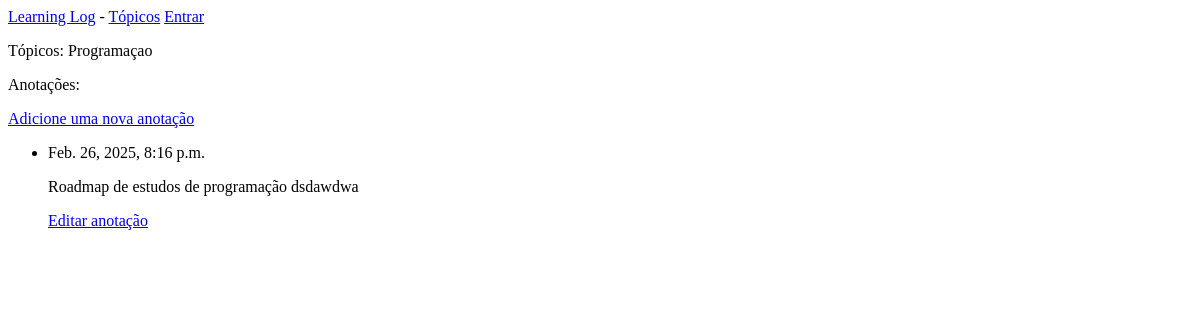
Page /topics/1/ on the earlier database version.
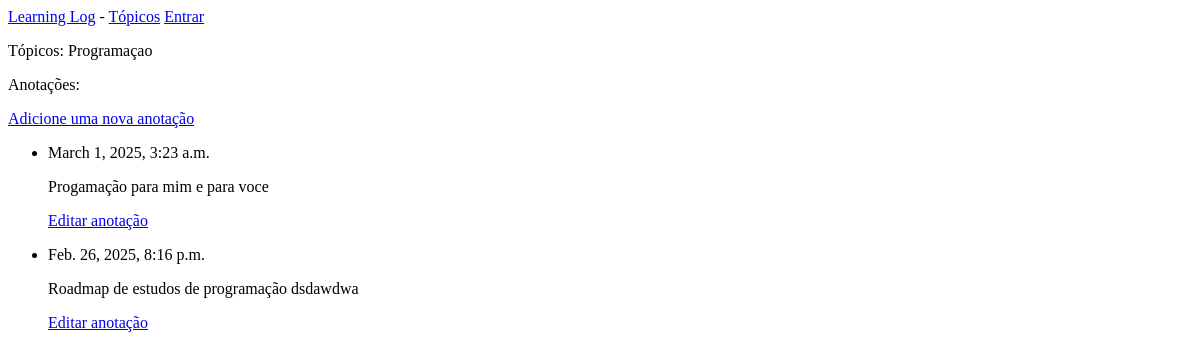
Same page on the later database version.
### learning_logs/models.py (models this page shows, shortened)
class Topic(models.Model):
    text =  models.CharField(max_length=200)
    date_added = models.DateTimeField(auto_now_add=True)
    def __str__(self):
        return self.text

class Entry(models.Model):
    topic = models.ForeignKey(Topic, on_delete=models.CASCADE)
    text = models.TextField()
    date_added = models.DateTimeField(auto_now_add=True)
    class Meta:
        verbose_name_plural = 'entries'

### learning_logs/views.py (the view)
# urls.py: path('topics/<topic_id>/', views.topic, name='topic'),
def topic(request, topic_id):
    topic = Topic.objects.get(id = topic_id)
    entries = topic.entry_set.order_by('-date_added')
    context = {'topic': topic, 'entries': entries}
    return render(request, 'learning_logs/topic.html', context)

### learning_logs/templates/learning_logs/topic.html
{% extends "learning_logs/base.html" %}
{% block content %}
    <p>Tópicos: {{ topic }}</p>
    <p>Anotações: </p>
    <p>
        <a href="{% url 'new_entry' topic.id  %}">Adicione uma nova anotação</a>
    </p>
    <ul>
        {% for entry in entries %}
        <li>
            <p>{{ entry.date_added  }}</p>
            <p>{{ entry.text | linebreaks }}</p>
            <p>
                <a href="{% url 'edit_entry' entry.id %}">Editar anotação</a>
            </p>
        </li>
        {% empty %}
        <li>Não há registro!</li>
        {% endfor %}
    </ul>
{% endblock content %}

### learning_logs/templates/learning_logs/base.html
<p>
    <a href="{% url 'index' %}">Learning Log</a> -
    <a href="{% url 'topics' %}">Tópicos</a>
    {% if user.is_authenticated %}
        Olá, {{ user.username }}
    {% else %}
        <a href="{% url 'login' %}">Entrar</a>
    {% endif %}
</p>
{% block content %} {% endblock content %}

Differences in the rows shown:
added Entry: date_added "March 1, 2025, 3:23 a.m.", text "Progamação para mim e para voce"
